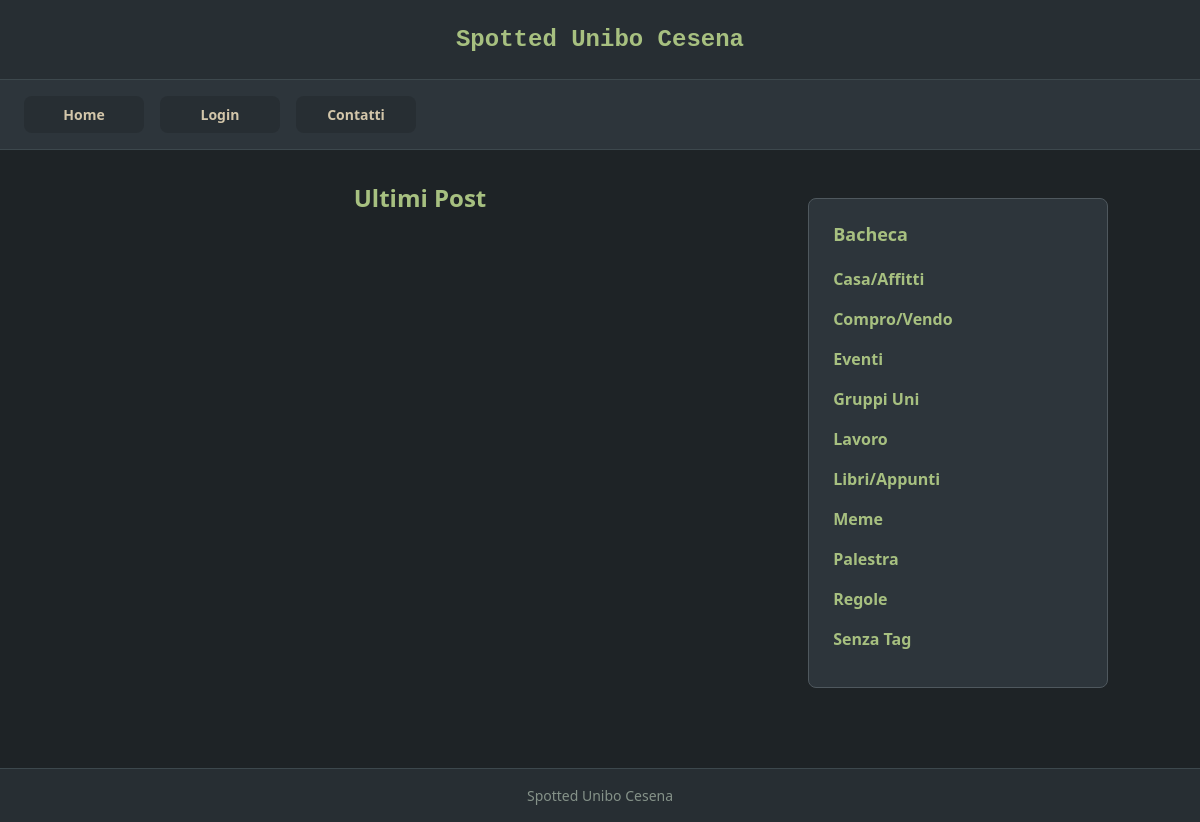
The page /tag.php?id=1 on the database as committed earlier.
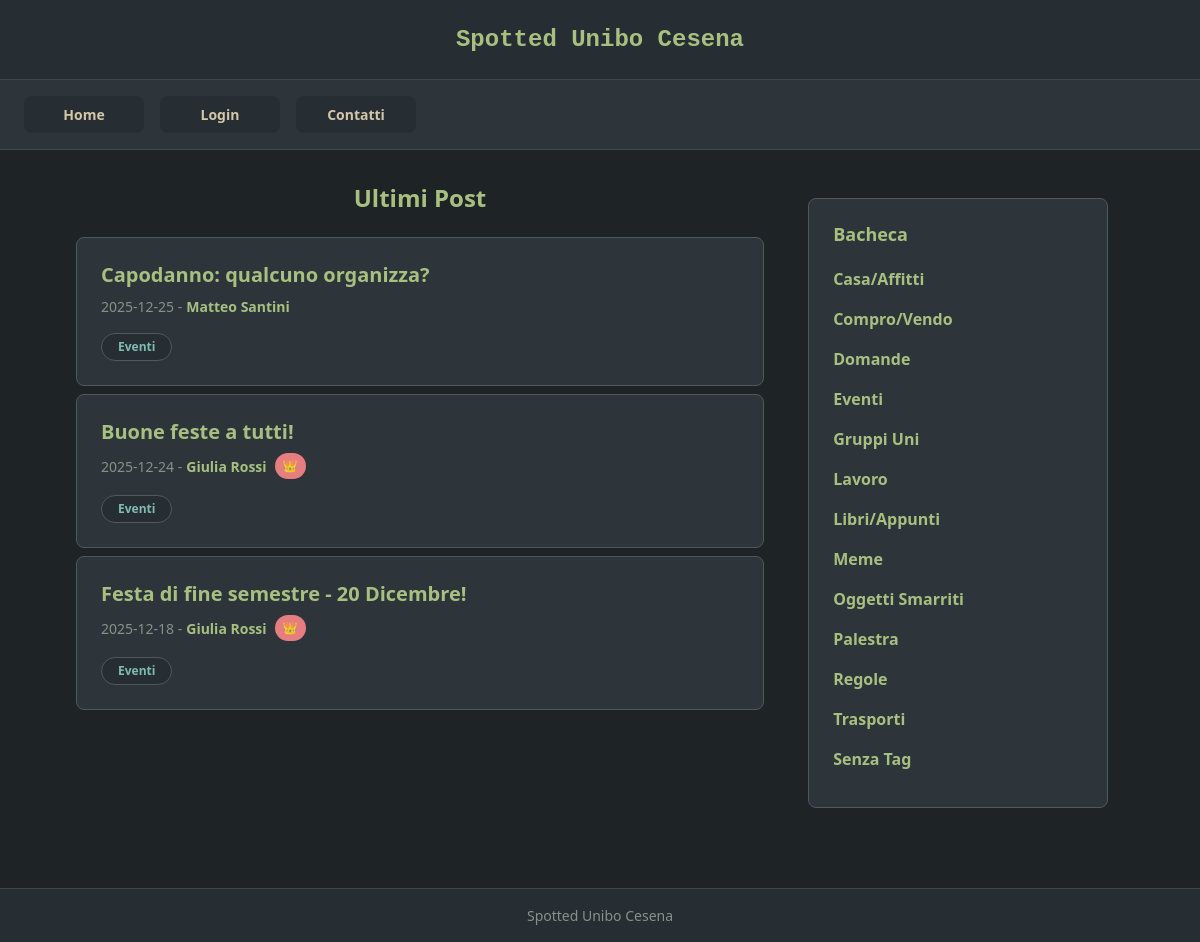
The same page on the database as committed later.
### tables this page shows
CREATE TABLE IF NOT EXISTS `tag` (
  `idtag` INT NOT NULL AUTO_INCREMENT,
  `nometag` VARCHAR(50) NOT NULL,
  PRIMARY KEY (`idtag`),
  UNIQUE INDEX `nometag_UNIQUE` (`nometag` ASC)
);

CREATE TABLE IF NOT EXISTS `post` (
  `idpost` INT NOT NULL AUTO_INCREMENT,
  `titolopost` VARCHAR(100) NOT NULL,
  `testopost` MEDIUMTEXT NOT NULL,
  `datapost` DATE NOT NULL,
  `anteprimapost` TINYTEXT NOT NULL,
  `imgpost` VARCHAR(100) NOT NULL,
  `pinned` TINYINT NOT NULL DEFAULT 0,
  `likes` INT NOT NULL DEFAULT 0,
  `anonimo` TINYINT NOT NULL DEFAULT 0,
  `utente` INT NOT NULL,
  PRIMARY KEY (`idpost`),
  INDEX `fk_post_utente_idx` (`utente` ASC),
  CONSTRAINT `fk_post_utente`
    FOREIGN KEY (`utente`)
    REFERENCES `utente` (`idutente`)
    ON DELETE NO ACTION
    ON UPDATE NO ACTION
);

### tag.php (called while the page is built)
<?php
require_once 'bootstrap.php';
$idtag = -1;
$nometag = "";
if(isset($_GET["id"])){
    $idtag = $_GET["id"];
    $tags = $dbh->getTags();
    foreach($tags as $tag){
        if($tag["idtag"] == $idtag){
            $nometag = $tag["nometag"];
            break;
        }
    }
}
$templateParams["titolo"] = "Spotted Unibo Cesena - " . $nometag;
$templateParams["nome"] = "lista-posts.php";
$templateParams["posts"] = $dbh->getPostsByTag($idtag);
require 'template/base.php';
?>

### utils/functions.php (called while the page is built, shortened)
<?php
function isUserLoggedIn(){
    return !empty($_SESSION['idutente']);
}
?>

### db/database.php (called while the page is built, shortened)
<?php
class DatabaseHelper{
    private $db;
    public function __construct($servername, $username, $password, $dbname, $port){
        $this->db = new mysqli($servername, $username, $password, $dbname, $port);
    }
    public function getTags(){
        $query = "SELECT idtag, nometag FROM tag ORDER BY nometag ASC";
        $stmt = $this->db->prepare($query);
        $stmt->execute();
        $result = $stmt->get_result();
        return $result->fetch_all(MYSQLI_ASSOC);
    }
    public function getTagsByPostId($idpost){
        $query = "SELECT tag.idtag, tag.nometag
                  FROM tag, post_tag
                  WHERE post_tag.post=? AND post_tag.tag=tag.idtag";
        $stmt = $this->db->prepare($query);
        $stmt->bind_param('i', $idpost);
        $stmt->execute();
        $result = $stmt->get_result();
        return $result->fetch_all(MYSQLI_ASSOC);
    }
    public function getPostsByTag($idtag, $n=-1){
        $query = "SELECT p.idpost, p.titolopost, p.imgpost, p.anteprimapost, p.datapost, p.likes, p.anonimo, p.utente as idutente,
                  CASE WHEN p.anonimo = 1 THEN 'Anonimo' ELSE u.nome END as nome,
                  u.amministratore
                  FROM post p
                  JOIN utente u ON p.utente = u.idutente
                  JOIN post_tag pt ON pt.post = p.idpost
                  WHERE pt.tag = ?
                  ORDER BY p.datapost DESC";
        $stmt = $this->db->prepare($query);
        if($n > 0){
            $stmt->bind_param('ii', $idtag, $n);
        } else {
            $stmt->bind_param('i', $idtag);
        }
        $stmt->execute();
        $result = $stmt->get_result();
        return $result->fetch_all(MYSQLI_ASSOC);
    }
}
?>

### bootstrap.php (called while the page is built, shortened)
<?php
require_once("utils/functions.php");
require_once("db/database.php");
$dbh = new DatabaseHelper("localhost", "root", "", "spotted_db", 3306);
?>

### template/base.php (the view, shortened to what this page needs)
<!DOCTYPE html>
<html lang="it">
<head>
    <link rel="stylesheet" href="./css/base.css" />
    <link rel="stylesheet" href="./css/layout.css" />
    <link rel="stylesheet" href="./css/components.css" />
    <link rel="stylesheet" href="./css/pages.css" />
</head>
<body>
    <header>
        <h1>Spotted Unibo Cesena</h1>
    </header>
    <nav>
        <ul>
            <li><a href="index.php">Home</a></li>
            <?php if(isUserLoggedIn()):
                $unreadCount = $dbh->getUnreadMessageCount($_SESSION['idutente']);
            ?>
            <li><a href="messaggi.php">Messaggi<span id="unread-messages-badge" class="nav-badge" style="display: <?php echo $unreadCount > 0 ? 'inline' : 'none'; ?>;"><?php echo $unreadCount > 0 ? $unreadCount : ''; ?></span></a></li>
            <li><a href="profilo.php">Profilo</a></li>
            <?php else: ?>
            <li><a href="login.php">Login</a></li>
            <?php endif; ?>
            <li><a href="contatti.php">Contatti</a></li>
        </ul>
    </nav>
    <main>
    <?php
    if(isset($templateParams["nome"])){
        require("template/".$templateParams["nome"]);
    }
    ?>
    </main>
    <aside>
        <section>
            <h2>Bacheca</h2>
            <ul>
                <?php
                $tags = $dbh->getTags();
                foreach($tags as $tag):
                ?>
                <li><a href="tag.php?id=<?php echo $tag["idtag"]; ?>"><?php echo $tag["nometag"]; ?></a></li>
                <?php endforeach; ?>
                <li><a href="senza-tag.php">Senza Tag</a></li>
            </ul>
        </section>
    </aside>
    <footer>
        <p>Spotted Unibo Cesena</p>
    </footer>
</body>
</html>

### template/lista-posts.php (shortened to what this page needs)
<h2>Ultimi Post</h2>
<?php foreach($templateParams["posts"] as $post): ?>
<article class="post-preview">
    <h3>
        <a href="post.php?id=<?php echo $post["idpost"]; ?>" class="post-title-link">
            <?php echo $post["titolopost"]; ?>
        </a>
    </h3>
    <p class="post-meta">
        <?php echo $post["datapost"]; ?> -
        <?php
        $displayName = $post["nome"];
        $linkToProfile = true;
        $adminBadge = (isset($post["amministratore"]) && $post["amministratore"]) ? ' <span class="admin-badge" title="Amministratore">👑</span>' : '';
        if($linkToProfile && isset($post["idutente"])):
        ?>
        <a href="profilo.php?id=<?php echo $post["idutente"]; ?>" class="author-link"><?php echo $displayName; ?></a><?php echo $adminBadge; ?>
        <?php else: ?>
        <?php echo $displayName; ?><?php echo $adminBadge; ?>
        <?php endif; ?>
    </p>
    <p class="post-tags">
    <?php
    $tags = $dbh->getTagsByPostId($post["idpost"]);
    if(count($tags) > 0):
        foreach($tags as $i => $tag):
    ?>
        <a href="tag.php?id=<?php echo $tag["idtag"]; ?>" class="tag-link"><?php echo $tag["nometag"]; ?></a>
    <?php
        endforeach;
    endif;
    ?>
    </p>
</article>
<?php endforeach; ?>

### css/base.css (style rules this page uses)
:root { --bg-primary: #1e2326; --bg-secondary: #2d353b; --bg-tertiary: #272e33; --bg-hover: #3d484d; --accent-green: #a7c080; --accent-green-hover: #8da563; --accent-blue: #7fbbb3; --accent-blue-hover: #5fa39b; --accent-yellow: #dbbc7f; --accent-red: #e67e80; --accent-red-hover: #c94f54; --text-primary: #d3c6aa; --text-muted: #859289; --text-heading: #a7c080; --border-color: #4f585e; --border-subtle: #3d484d; --space-xs: 0.25rem; --space-sm: 0.5rem; --space-md: 1rem; --space-lg: 1.5rem; --space-xl: 2rem; --space-2xl: 3rem; --font-base: 'Segoe UI', -apple-system, BlinkMacSystemFont, 'Helvetica Neue', Arial, sans-serif; --font-mono: 'Courier New', 'Courier', monospace; --text-xs: 0.75rem; --text-sm: 0.875rem; --text-base: 1rem; --text-lg: 1.125rem; --text-xl: 1.25rem; --text-2xl: 1.5rem; --text-3xl: 1.875rem; --radius-sm: 4px; --radius-md: 8px; --radius-lg: 12px; --radius-full: 9999px; --transition-fast: 150ms ease; --transition-base: 200ms ease; --transition-slow: 300ms ease; --shadow-sm: 0 1px 3px rgba(0, 0, 0, 0.3); --shadow-md: 0 4px 6px rgba(0, 0, 0, 0.4); --shadow-lg: 0 10px 15px rgba(0, 0, 0, 0.5); }
* { box-sizing: border-box; }
body, h1, h2, h3, h4, p, ul, ol { margin: 0; padding: 0; }
body { background-color: var(--bg-primary); color: var(--text-primary); font-family: var(--font-base); font-size: var(--text-base); line-height: 1.5; }
a { color: var(--accent-green); text-decoration: none; transition: color var(--transition-base); }
ul, ol { list-style: none; }
h1, h2, h3, h4, h5, h6 { font-weight: 700; line-height: 1.3; color: var(--text-primary); }

### css/layout.css (style rules this page uses)
body > header, body > footer { background-color: var(--bg-tertiary); color: var(--text-primary); text-align: center; padding: var(--space-lg) var(--space-md); border-bottom: 1px solid var(--border-subtle); }
body > header h1 { font-family: var(--font-mono); font-size: var(--text-2xl); font-weight: 700; color: var(--accent-green); }
body > footer { border-bottom: none; border-top: 1px solid var(--border-subtle); margin-top: var(--space-2xl); padding: var(--space-md); font-size: var(--text-sm); color: var(--text-muted); }
nav { background-color: var(--bg-secondary); padding: var(--space-md) var(--space-lg); border-bottom: 1px solid var(--border-subtle); position: sticky; top: 0; z-index: 100; }
nav ul { display: flex; gap: var(--space-md); flex-wrap: wrap; justify-content: center; max-width: 1200px; margin: 0 auto; }
nav ul li { flex: 1 1 auto; min-width: 120px; text-align: center; }
nav ul li a { display: block; padding: var(--space-sm) var(--space-md); background-color: var(--bg-tertiary); color: var(--text-primary); border-radius: var(--radius-md); font-weight: 600; font-size: var(--text-sm); transition: all var(--transition-base); }
body > main { max-width: 800px; margin: var(--space-xl) auto; padding: 0 var(--space-sm); }
main > h2 { font-size: var(--text-2xl); color: var(--text-heading); margin-bottom: var(--space-lg); text-align: center; font-weight: 700; }
aside { background-color: var(--bg-secondary); border: 1px solid var(--border-color); border-radius: var(--radius-md); margin: 0 var(--space-md) var(--space-xl); padding: var(--space-lg); }
aside > section { padding: 0; }
aside > section > h2 { font-size: var(--text-lg); color: var(--text-heading); margin-bottom: var(--space-md); font-weight: 700; }
aside > section > ul > li { margin-bottom: var(--space-sm); }
aside > section > ul > li > a { color: var(--accent-green); font-weight: 600; display: block; padding: var(--space-xs) 0; transition: all var(--transition-base); }
@media screen and (min-width: 768px) { body > main { padding: 0 var(--space-md); width: 60%; margin-left: 5%; margin-right: 2%; } }
@media screen and (min-width: 768px) { main, aside { display: inline-block; vertical-align: top; } }
@media screen and (min-width: 768px) { aside { width: 25%; margin: var(--space-2xl) 5% var(--space-xl) 0; position: sticky; top: 80px; } }
@media screen and (min-width: 768px) { nav ul { justify-content: flex-start; } }
@media screen and (min-width: 768px) { nav ul li { flex: 0 1 auto; } }

### css/pages.css (style rules this page uses)
.post-preview { margin: 0 0 var(--space-sm) 0; font-size: var(--text-sm); color: var(--text-primary); }

Rows that differ between the two databases and show on the page:
added post: titolopost "Capodanno: qualcuno organizza?", datapost "2025-12-25", displayName "Matteo Santini", tag (nometag "Eventi")
added post: titolopost "Buone feste a tutti!", datapost "2025-12-24", displayName "Giulia Rossi", tag (nometag "Eventi")
added post: titolopost "Festa di fine semestre - 20 Dicembre!", datapost "2025-12-18", displayName "Giulia Rossi", tag (nometag "Eventi")
added tag: nometag "Domande", shown under "Bacheca"
added tag: nometag "Oggetti Smarriti", shown under "Bacheca"
added tag: nometag "Trasporti", shown under "Bacheca"
